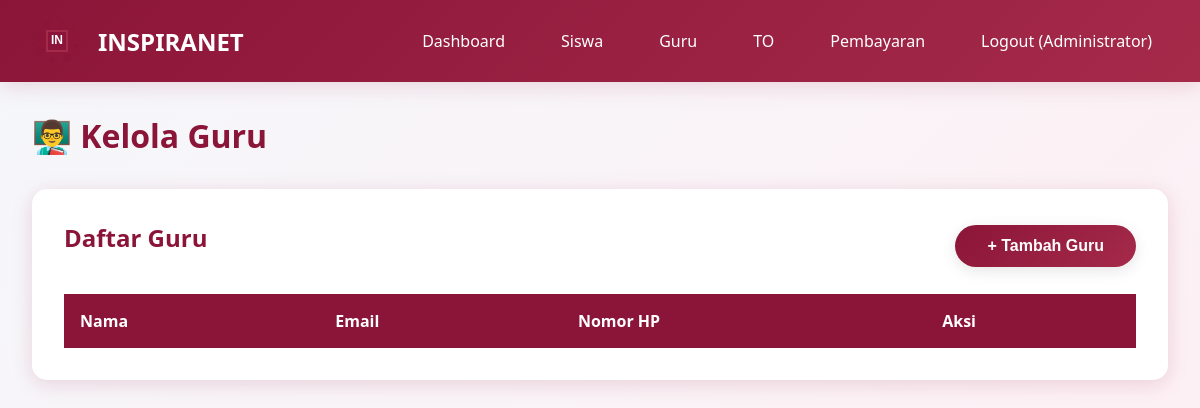
Before: /admin/teachers (signed in) with the older database file.
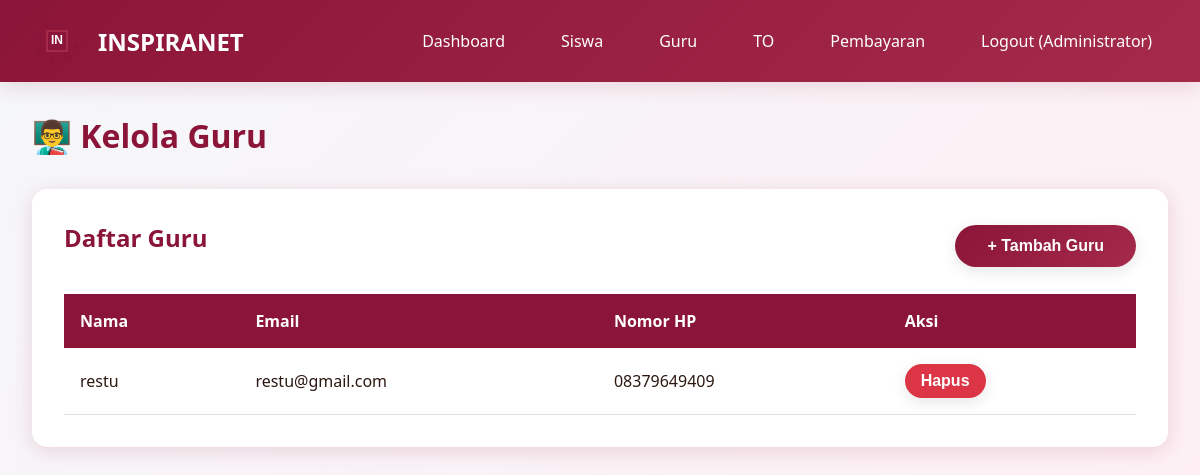
After: the same page with the newer database file.
### models.py (models this page shows, shortened)
class User(UserMixin, db.Model):
    __tablename__ = 'users'
    id = db.Column(db.Integer, primary_key=True)
    email = db.Column(db.String(120), unique=True, nullable=False)
    password_hash = db.Column(db.String(255), nullable=False)
    full_name = db.Column(db.String(100), nullable=False)
    role = db.Column(db.String(20), nullable=False, default='student')
    inspira_branch = db.Column(db.String(50), nullable=True)
    class_level = db.Column(db.String(20), nullable=True)
    school_name = db.Column(db.String(150), nullable=True)
    phone_number = db.Column(db.String(20), nullable=True)
    profile_photo = db.Column(db.String(255), nullable=True)
    created_at = db.Column(db.DateTime, default=datetime.utcnow)
    exam_attempts = db.relationship('ExamAttempt', backref='user', lazy=True, cascade='all, delete-orphan')
    payments = db.relationship('Payment', backref='user', lazy=True, cascade='all, delete-orphan')
    leaderboard_entries = db.relationship('Leaderboard', backref='user', lazy=True, cascade='all, delete-orphan')

### app.py (the view)
@app.route('/admin/teachers')
@login_required
def admin_teachers():
    if current_user.role != 'admin':
        flash('Akses ditolak!', 'danger')
        return redirect(url_for('index'))
    teachers = User.query.filter_by(role='teacher').all()
    return render_template('admin_teachers.html', teachers=teachers)

### app.py (called while the page is built)
@login_manager.user_loader
def load_user(user_id):
    return User.query.get(int(user_id))

@app.before_request
def ensure_db():
    if not hasattr(app, '_db_initialized'):
        app._db_initialized = True
        init_database()

### templates/admin_teachers.html (shortened to what this page needs)
{% extends "base.html" %}
{% block content %}
<h1 style="color: var(--primary-color); margin-bottom: 2rem;">👨‍🏫 Kelola Guru</h1>
<div class="card">
    <div style="display: flex; justify-content: space-between; align-items: center; margin-bottom: 1.5rem;">
        <h2>Daftar Guru</h2>
        <button onclick="showModal('addTeacherModal')" class="btn btn-primary">+ Tambah Guru</button>
    </div>
    <table class="table">
        <thead>
            <tr>
                <th>Nama</th>
                <th>Email</th>
                <th>Nomor HP</th>
                <th>Aksi</th>
            </tr>
        </thead>
        <tbody>
            {% for teacher in teachers %}
            <tr>
                <td>{{ teacher.full_name }}</td>
                <td>{{ teacher.email }}</td>
                <td>{{ teacher.phone_number }}</td>
                <td>
                    <form method="POST" action="{{ url_for('admin_delete_teacher', id=teacher.id) }}" style="display: inline;" data-confirm-delete>
                        <button type="submit" class="btn btn-danger" style="padding: 0.5rem 1rem;">Hapus</button>
                    </form>
                </td>
            </tr>
            {% endfor %}
        </tbody>
    </table>
</div>
{% endblock %}

Changed rows visible on the page:
added User: full_name "restu", email "restu@gmail.com", phone_number "08379649409"
